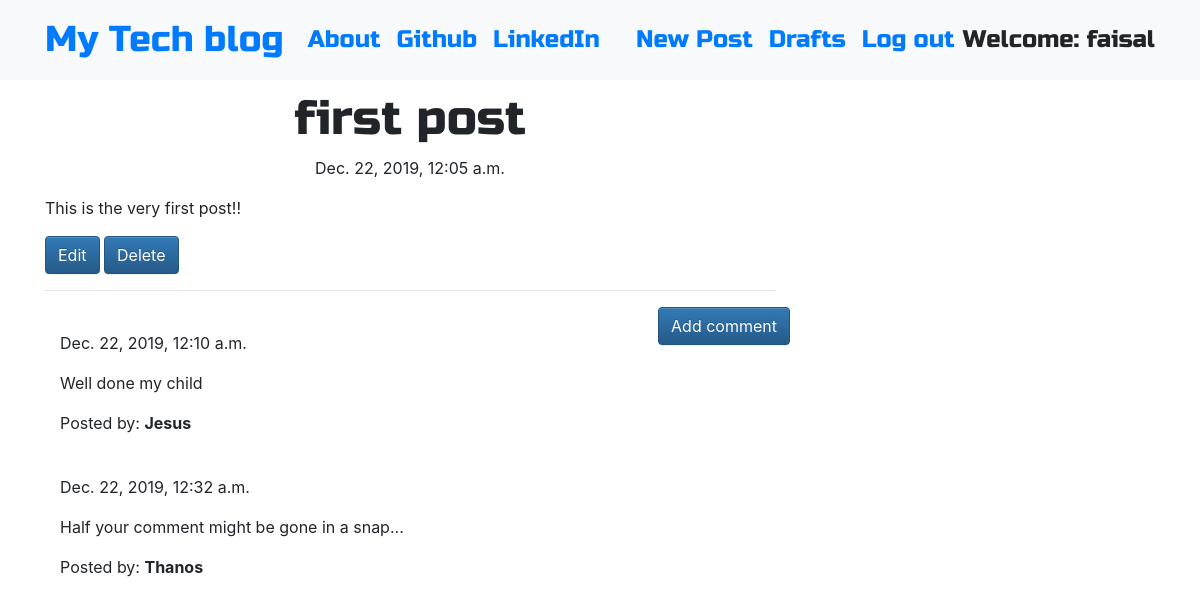
The app's page /post/1 (signed in) with its own data.
### blog/models.py (models this page shows, shortened)
class Post(models.Model):
    author = models.ForeignKey('auth.User',on_delete=models.CASCADE)
    title = models.CharField(max_length=200)
    text = models.TextField()
    created_date = models.DateTimeField(default=timezone.now)
    published_date = models.DateTimeField(blank=True, null=True)

class Comment(models.Model):
    post = models.ForeignKey('blog.Post', related_name='comments',on_delete=models.CASCADE)
    author = models.CharField(max_length=200)
    text = models.TextField()
    created_date = models.DateTimeField(default=timezone.now)
    approved_comment = models.BooleanField(default=False)

### blog/views.py (the view)
# urls.py: path('post/<int:pk>', views.PostDetailView.as_view(), name='post_detail'),
class PostDetailView(DetailView):
    model = Post

### blog/templates/blog/post_detail.html (shortened to what this page needs)
{% extends 'blog/base.html' %}
{% block content %}
        <h1 class='posttitle loader'>{{ post.title }}</h1>
        {% if post.published_date %}
            <div class="date postdate">
                {{ post.published_date }}
            </div>
        {% else %}
            <a class="btn btn-outline-dark" href="{% url 'post_publish' pk=post.pk %}">Publish</a>
        {% endif %}
      <p class='postcontent' >{{ post.text|safe|linebreaksbr }}</p>
      {% if user.is_authenticated %}
          <a class="btn btn-primary" href="{% url 'post_edit' pk=post.pk %}">Edit</a>
          <a class="btn btn-primary" href="{% url 'post_remove' pk=post.pk %}">Delete</a>
      {% endif %}
  <hr>
  <a class="btn btn-primary btn-comment" href="{% url 'add_comment_to_post' pk=post.pk %}">Add comment</a>
  <div class="container">
  {% for comment in post.comments.all %}
  <br>
      {% if user.is_authenticated or comment.approved_comment %}
              {{ comment.created_date }}
          <p>{{ comment.text|safe|linebreaks }}</p>
          <p>Posted by: <strong>{{ comment.author }}</strong></p>
      {% endif %}
  {% empty %}
      <p>No comments posted.</p>
  {% endfor %}
</div>
{% endblock %}

### blog/templates/blog/base.html (shortened to what this page needs)
<!DOCTYPE html>
{% load static %}
<html>
  <head>
    <link rel="stylesheet" href="https://stackpath.bootstrapcdn.com/bootstrap/4.1.3/css/bootstrap.min.css"
>
    <link rel="stylesheet" href="https://maxcdn.bootstrapcdn.com/bootstrap/3.3.7/css/bootstrap-theme.min.css">
    <link rel="stylesheet" href="//cdn.jsdelivr.net/medium-editor/latest/css/medium-editor.min.css" type="text/css" media="screen" charset="utf-8">
    <link rel="stylesheet" href="{% static 'css/blog.css' %}">
  </head>
  <body class='loader'>
    <nav class="navbar navbar-expand-lg bg-light techfont">
      <div class="container">
        <div class="navbar-nav align-items-center">
          <a class="navbar-brand bigbrand" href="{% url 'post_list' %}">My Tech blog</a>
          <a class="nav-item nav-link" href="{% url 'about' %}">About</a>
          <a class="nav-item nav-link" href="https://www.github.com">Github</a>
          <a class="nav-item nav-link" href="https://www.linkedin.com">LinkedIn</a>
        </div>
        <div class="navbar-nav align-items-center ml-auto">
          {% if user.is_authenticated %}
            <a class="nav-item nav-link" href="{% url 'post_new' %}">New Post</a>
            <a class="nav-item nav-link" href="{% url 'post_draft_list' %}">Drafts</a>
            <a class="nav-item nav-link" href="{% url 'logout' %}">Log out</a>
            <a >Welcome: {{ user.username }}</a>
          {% else %}
            <a class="nav-item nav-link" href="{% url 'login' %}" aria-label="Login">
              <span class="fa fa-user" aria-hidden="true"></span></a>
          {% endif %}
        </div>
      </div>
    </nav>
          <div class="content container">
              <div class="row">
                  <div class="col-md-8">
                    <div class="blog_posts">
                      {% block content %}
                      {% endblock %}
                    </div>
                  </div>
              </div>
          </div>
  </body>
</html>

### blog/static/css/blog.css (style rules this page uses)
.techfont { font-family: 'Russo One', sans-serif; font-size: 1.5em; margin-bottom: 10px; }
.postdate { text-align: center; }
.posttitle { font-family: 'Russo One', sans-serif; font-size: 3em; text-align: center; }
.postcontent { font-family: 'Montserrat'; font-size: 1.5em; }
.btn-comment { position: absolute; right: 0px; }
.bigbrand { font-size: 1.5em; }
.loader { filter:hue-rotate(0deg); color: linear-gradient(45deg,#0f8,#08f); animation:hue 5000ms infinite linear; }

### records on screen
Post: title "first post", published_date "Dec. 22, 2019, 12:05 a.m.", text "This is the very first post!!"
Comment: created_date "Dec. 22, 2019, 12:10 a.m.", text "Well done my child", author "Jesus"
Comment: created_date "Dec. 22, 2019, 12:32 a.m.", text "Half your comment might be gone in a snap...", author "Thanos"

### other values on screen
{{ user.username }} "faisal"
